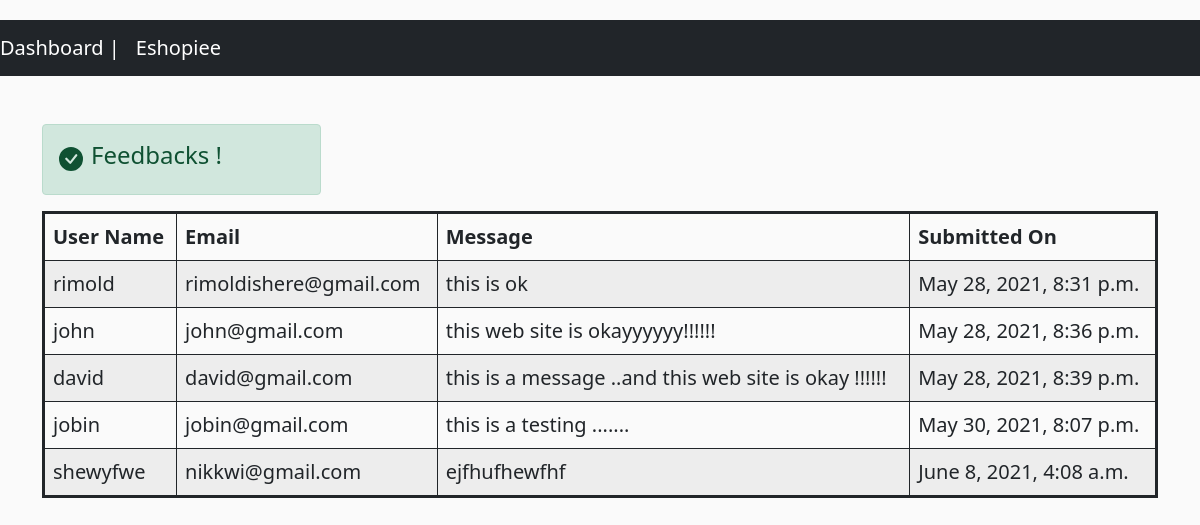
The page /dash/listfeedback/ on the database its author committed.
### store/models.py (models this page shows, shortened)
class ContactModel(models.Model):
    name=models.CharField(max_length=200)
    email=models.EmailField()
    message=models.TextField()
    submitted_at = models.DateTimeField(auto_now_add=True)
    updated_at = models.DateTimeField(auto_now=True)

### adminpanel/views.py (the view)
# urls.py: path('listfeedback/',listfeedback.as_view(),name='listfeedback'),
class listfeedback(View):
	template_name = 'list_feedback.html'
	def get(self,request):
		feed = ContactModel.objects.all()
		mydictionary={
			'cat': feed
		}
		return render(request,self.template_name,mydictionary)

### adminpanel/templates/list_feedback.html (shortened to what this page needs)
{% extends 'list_product.html' %}
{% block content %}
<div class="container mt-5">
    <div class="alert alert-success d-flex align-items-center w-25" role="alert">
      <h4 class="alert-heading">Feedbacks !</h4>
    </div>
    <table class="
          table table-bordered table-striped table-hover
          lead
          border border-dark border-3
        ">
      <thead>
        <tr>
          <th scope="col">User Name</th>
          <th scope="col">Email</th>
          <th scope="col">Message</th>
          <th scope="col">Submitted On</th>
        </tr>
      </thead>
      <tbody>
        {% for item in cat %}
        <tr>
          <td>{{item.name}}</td>
          <td>{{item.email}}</td>
          <td>{{item.message}}</td>
          <td>{{item.submitted_at}}</td>
        </tr>
        {% endfor %}
      </tbody>
    </table>
  </div>
{% endblock %}

### static/css/product.css (style rules this page uses)
body { margin-top:20px; background:#FAFAFA; }

### rows shown on the page
ContactModel: name "rimold", email "rimoldishere@gmail.com", message "this is ok", submitted_at "May 28, 2021, 8:31 p.m."
ContactModel: name "john", email "john@gmail.com", message "this web site is okayyyyyy!!!!!!", submitted_at "May 28, 2021, 8:36 p.m."
ContactModel: name "david", email "david@gmail.com", message "this is a message ..and this web site is okay !!!!!!", submitted_at "May 28, 2021, 8:39 p.m."
ContactModel: name "jobin", email "jobin@gmail.com", message "this is a testing .......", submitted_at "May 30, 2021, 8:07 p.m."
ContactModel: name "shewyfwe", email "nikkwi@gmail.com", message "ejfhufhewfhf", submitted_at "June 8, 2021, 4:08 a.m."
